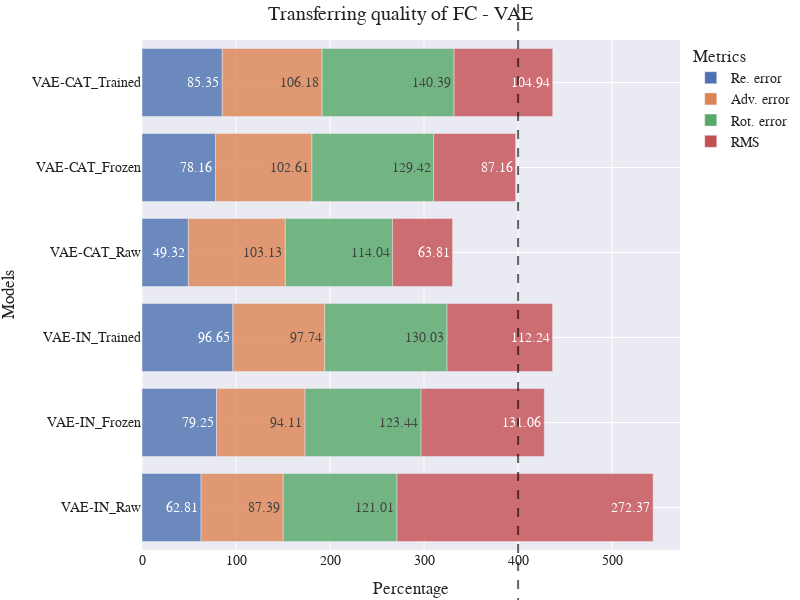

This figure's notebook cell:
### Markdown cell above
### VAE

### Code cell
comp_df_in = {"Raw":{}, "Frozen":{}, "Trained":{}}
comp_df_cat = {"Raw":{}, "Frozen":{}, "Trained":{}}
base = "VAE"
for k in comp_df_in.keys():
    f1 = load(pJoin(REF_SAVE_PATH, base+"-IN+MoE.pbz2"))
    suffix = SUFFIX[k]
    f2 = load(pJoin(TRANS_SAVE_PATH,base+"-IN+MoE"+suffix+".pbz2"))
    for metric in METRICS:
        comp_df_in[k][metric] = calc_diff(f1[metric], f2[metric])

for k in comp_df_cat.keys():
    f1 = load(pJoin(REF_SAVE_PATH, base+"-CAT+MoE.pbz2"))
    suffix = SUFFIX[k]
    f2 = load(pJoin(TRANS_SAVE_PATH,base+"-CAT+MoE"+suffix+".pbz2"))
    for metric in METRICS:
        comp_df_cat[k][metric] = calc_diff(f1[metric], f2[metric])

file_name = base+"_RAW_F_T"
keys = list(comp_df_in.keys())
x = [base+"-IN_" + k for k in keys for i in range(4)] + [base+"-CAT_" + k for k in keys for i in range(4)]
y = []
for k in keys:
    y += [comp_df_in[k][metric][0][0] for metric in METRICS]
for k in keys:
    y += [comp_df_cat[k][metric][0][0] for metric in METRICS]

df_formatted = dict(Models=x, Percentage=y, Metrics=METRICS_RENAME*len(keys)*2)
fig = plot_bar(results=df_formatted, title="Transferring quality of FC - "+base, vertical=True,
        width=800, height=600, add_hline=True, annotation_text="")
save_plot(fig, "img/trans/"+file_name+".svg")
fig.show()

for k in keys:
    for metric in METRICS:
        comp_df_in[k][metric]= (comp_df_in[k][metric][0][0], np.round(comp_df_in[k][metric][1][0], 3))
        comp_df_cat[k][metric]= (comp_df_cat[k][metric][0][0], np.round(comp_df_cat[k][metric][1][0], 3))
        # comp_df[k][metric]= (comp_df[k][metric][0], np.round(comp_df[k][metric][1], 3))

comp_pd_in = pd.DataFrame(comp_df_in)
comp_pd_cat = pd.DataFrame(comp_df_cat)
print(comp_pd_in)
print(comp_pd_cat)
comp_pd_in.to_csv("tables/trans/"+file_name+"_in.csv")
comp_pd_cat.to_csv("tables/trans/"+file_name+"_cat.csv")

### Figure 1 — Plotly figure (JSON) as saved in the notebook; plotly's stock layout.template omitted (floating-point values rounded to 4 significant figures)
{"data": [{"alignmentgroup": "True", "hovertemplate": "Metrics=Re. error<br>Percentage=%{text}<br>Models=%{y}<extra></extra>", "legendgroup": "Re. error", "marker": {"color": "rgb(76,114,176)", "opacity": 0.8, "pattern": {"shape": ""}}, "name": "Re. error", "offsetgroup": "Re. error", "orientation": "h", "showlegend": true, "text": [62.81, 79.25, 96.65, 49.32, 78.16, 85.35], "textposition": "auto", "type": "bar", "x": [62.81, 79.25, 96.65, 49.32, 78.16, 85.35], "xaxis": "x", "y": ["VAE-IN_Raw", "VAE-IN_Frozen", "VAE-IN_Trained", "VAE-CAT_Raw", "VAE-CAT_Frozen", "VAE-CAT_Trained"], "yaxis": "y"}, {"alignmentgroup": "True", "hovertemplate": "Metrics=Adv. error<br>Percentage=%{text}<br>Models=%{y}<extra></extra>", "legendgroup": "Adv. error", "marker": {"color": "rgb(221,132,82)", "opacity": 0.8, "pattern": {"shape": ""}}, "name": "Adv. error", "offsetgroup": "Adv. error", "orientation": "h", "showlegend": true, "text": [87.39, 94.11, 97.74, 103.1, 102.6, 106.2], "textposition": "auto", "type": "bar", "x": [87.39, 94.11, 97.74, 103.1, 102.6, 106.2], "xaxis": "x", "y": ["VAE-IN_Raw", "VAE-IN_Frozen", "VAE-IN_Trained", "VAE-CAT_Raw", "VAE-CAT_Frozen", "VAE-CAT_Trained"], "yaxis": "y"}, {"alignmentgroup": "True", "hovertemplate": "Metrics=Rot. error<br>Percentage=%{text}<br>Models=%{y}<extra></extra>", "legendgroup": "Rot. error", "marker": {"color": "rgb(85,168,104)", "opacity": 0.8, "pattern": {"shape": ""}}, "name": "Rot. error", "offsetgroup": "Rot. error", "orientation": "h", "showlegend": true, "text": [121.0, 123.4, 130.0, 114.0, 129.4, 140.4], "textposition": "auto", "type": "bar", "x": [121.0, 123.4, 130.0, 114.0, 129.4, 140.4], "xaxis": "x", "y": ["VAE-IN_Raw", "VAE-IN_Frozen", "VAE-IN_Trained", "VAE-CAT_Raw", "VAE-CAT_Frozen", "VAE-CAT_Trained"], "yaxis": "y"}, {"alignmentgroup": "True", "hovertemplate": "Metrics=RMS<br>Percentage=%{text}<br>Models=%{y}<extra></extra>", "legendgroup": "RMS", "marker": {"color": "rgb(196,78,82)", "opacity": 0.8, "pattern": {"shape": ""}}, "name": "RMS", "offsetgroup": "RMS", "orientation": "h", "showlegend": true, "text": [272.4, 131.1, 112.2, 63.81, 87.16, 104.9], "textposition": "auto", "type": "bar", "x": [272.4, 131.1, 112.2, 63.81, 87.16, 104.9], "xaxis": "x", "y": ["VAE-IN_Raw", "VAE-IN_Frozen", "VAE-IN_Trained", "VAE-CAT_Raw", "VAE-CAT_Frozen", "VAE-CAT_Trained"], "yaxis": "y"}], "layout": {"annotations": [{"showarrow": false, "text": "", "x": 400, "xanchor": "center", "xref": "x", "y": 1, "yanchor": "bottom", "yref": "y domain"}], "barmode": "relative", "font": {"family": "Serif", "size": 14}, "height": 600, "legend": {"title": {"text": "Metrics"}, "tracegroupgap": 0}, "margin": {"b": 5, "l": 5, "r": 5, "t": 40}, "shapes": [{"line": {"color": "black", "dash": "dash", "width": 2}, "opacity": 0.6, "type": "line", "x0": 400, "x1": 400, "xref": "x", "y0": -0.5, "y1": 5.5, "yref": "y domain"}], "title": {"text": "Transferring quality of FC - VAE"}, "width": 800, "xaxis": {"anchor": "y", "domain": [0, 1], "title": {"text": "Percentage"}}, "yaxis": {"anchor": "x", "domain": [0, 1], "title": {"text": "Models"}}}}
